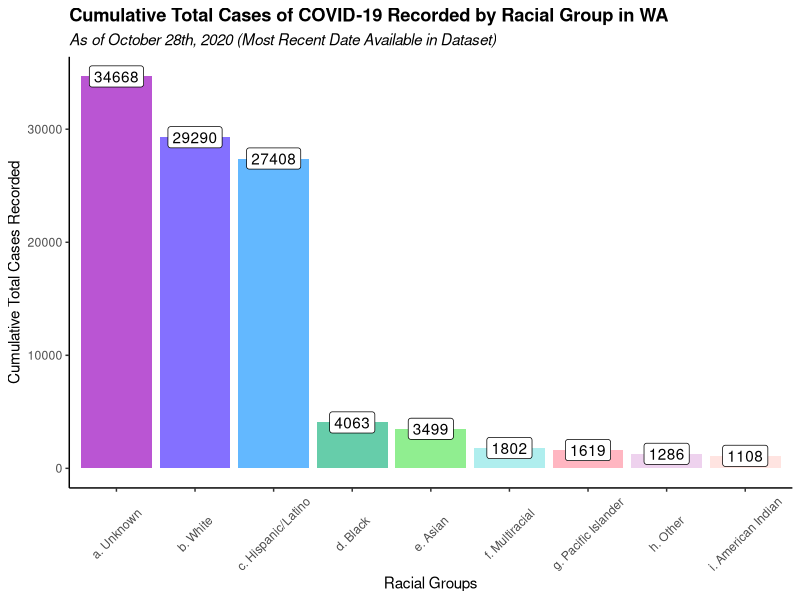

Here is the R script that generated this plot:
library(tidyverse)
library(readxl)
library(knitr)

race_data <- read.csv("./data/Race Data Entry - CRDT.csv")

cumulative_cases_by_race <- race_data %>%
  group_by(State) %>%
  filter(State == "WA") %>%
  arrange(Date) %>%
  summarize(Date = as.Date(as.character(Date), format = "%Y%m%d"),
            "White" = Cases_White,
            "Black" = Cases_Black,
            "Hispanic/Latino" = Cases_LatinX,
            "Asian" = Cases_Asian,
            "American Indian/Alaska Native" = Cases_AIAN,
            "Native Hawaiian/Pacific Islander" = Cases_NHPI,
            "Multiracial" = Cases_Multiracial,
            "Other" = Cases_Other,
            "Unknown" = Cases_Unknown) %>%
  filter(State == "WA") %>% 
  slice(- (1:9))

cumulative_cases <- top_n(cumulative_cases_by_race,1)

library(ggplot2)
theme_set(theme_classic())
#How to add values above bar/column
plot_two <- ggplot(data = cumulative_cases) + 
  geom_col(mapping = aes(x = "a. Unknown", y = 34668), fill = "mediumorchid") +
  geom_label(mapping = aes(x = "a. Unknown", y = 34668, label = 34668)) +
  geom_col(mapping = aes(x = "b. White", y = 29290), fill = "lightslateblue") + 
  geom_label(mapping = aes(x = "b. White", y = 29290, label = 29290)) +
  geom_col(mapping = aes(x = "c. Hispanic/Latino", y = 27408), fill = "steelblue1") +
  geom_label(mapping = aes(x = "c. Hispanic/Latino", y = 27408, label = 27408)) +
  geom_col(mapping = aes(x = "d. Black", y = 4063), fill = "mediumaquamarine") +
  geom_label(mapping = aes(x = "d. Black", y = 4063, label = 4063)) +
  geom_col(mapping = aes(x = "e. Asian", y = 3499), fill = "lightgreen") + 
  geom_label(mapping = aes(x = "e. Asian", y = 3499, label = 3499)) +
  geom_col(mapping = aes(x = "f. Multiracial", y = 1802), fill = "paleturquoise") + 
  geom_label(mapping = aes(x = "f. Multiracial", y = 1802, label = 1802)) +
  geom_col(mapping = aes(x = "g. Pacific Islander", y = 1619), fill = "lightpink") +
  geom_label(mapping = aes(x = "g. Pacific Islander", y = 1619, label = 1619)) +
  geom_col(mapping = aes(x = "h. Other", y = 1286), fill = "thistle2") + 
  geom_label(mapping = aes(x = "h. Other", y = 1286, label = 1286)) +
  geom_col(mapping = aes(x = "i. American Indian", y = 1108), fill = "mistyrose") +
  geom_label(mapping = aes(x = "i. American Indian", y = 1108, label = 1108)) +
  labs(title="Cumulative Total Cases of COVID-19 Recorded by Racial Group in WA", 
       subtitle="As of October 28th, 2020 (Most Recent Date Available in Dataset)",
       x ="Racial Groups", y ="Cumulative Total Cases Recorded") +
  theme(axis.text.x = element_text(angle= 45, vjust= 0.5))+
  theme(plot.subtitle = element_text(face = "italic"))+
  theme(plot.title = element_text(face = "bold"))
